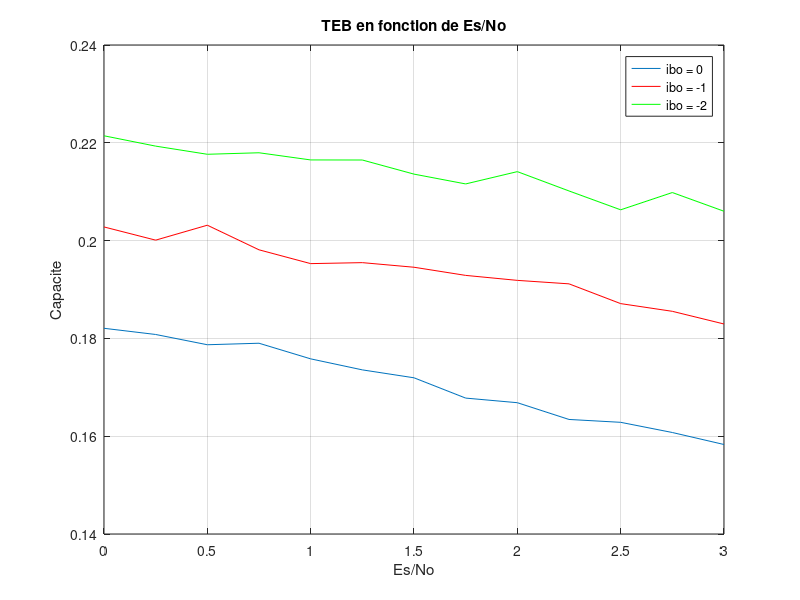

Source code (MATLAB):
% Affichage
clc
clear all
close all

echelle = 0:0.25:3;
% QPSK
load('ibo_16APSK_0.mat');
plot(echelle,TEB_LDPC)
hold on 

% 8-PSK
load('ibo_16APSK_1.mat');
plot(echelle,TEB_LDPC,'r')
hold on

% 16-APSK
load('ibo_16APSK_2.mat');
plot(echelle,TEB_LDPC,'g')

grid on
hold off

xlabel('Es/No');
ylabel('Capacite');
legend('ibo = 0','ibo = -1','ibo = -2');
title('TEB en fonction de Es/No');